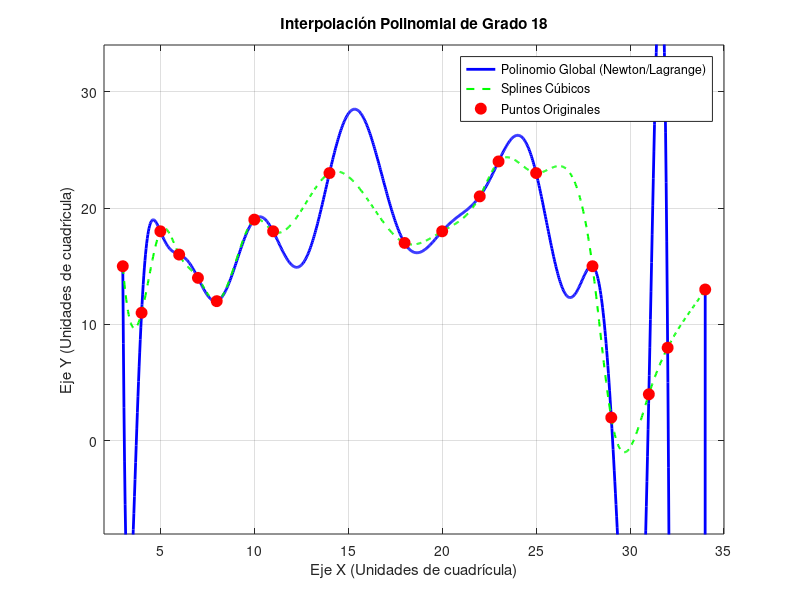

MATLAB code for this plot:
% =========================================================================
% INTERPOLACIÓN COMPLETA: POLINOMIO GLOBAL Y SPLINES
% =========================================================================
clear; clc;

% 1. COORDENADAS EXTRAÍDAS (x, y)
x = [3, 4, 5, 6, 7, 8, 10, 11, 14, 18, 20, 22, 23, 25, 28, 29, 31, 32, 34];
y = [15, 11, 18, 16, 14, 12, 19, 18, 23, 17, 18, 21, 24, 23, 15, 2, 4, 8, 13];

% Rango de evaluación suave (1000 puntos para que la curva no se vea "picuda")
xi = linspace(min(x), max(x), 1000);
n = length(x);

% -------------------------------------------------------------------------
% MÉTODOS PARA EL POLINOMIO GLOBAL (Grado 18)
% -------------------------------------------------------------------------

% A. MÉTODO MATRICIAL (Para obtener los coeficientes reales)
% Construimos la matriz de Vandermonde manual
V = zeros(n, n);
for i = 1:n
    V(:,i) = x'.^(n-i);
end
coeffs = V \ y'; % Estos son los coeficientes del polinomio

% B. MÉTODO DE LAGRANGE / NEWTON (Evaluación directa)
% Usamos polyval con los coeficientes obtenidos para representar el polinomio
y_polinomio = polyval(coeffs, xi);

% -------------------------------------------------------------------------
% MÉTODO DE SPLINES CÚBICOS (Trazadores)
% -------------------------------------------------------------------------
y_spline = spline(x, y, xi);

% =========================================================================
% GENERACIÓN DE LA GRÁFICA FINAL
% =========================================================================
figure('Color', [1 1 1]);

% Dibujamos el Polinomio Global (Lagrange/Newton/Matricial son el mismo)
plot(xi, y_polinomio, 'b-', 'LineWidth', 2); hold on;

% Dibujamos el Spline para comparar la suavidad
plot(xi, y_spline, 'g--', 'LineWidth', 1.5);

% Dibujamos los puntos originales de tu libreta
plot(x, y, 'ro', 'MarkerSize', 8, 'MarkerFaceColor', 'r');

% Formateo de la gráfica
title(['Interpolación Polinomial de Grado ', num2str(n-1)]);
xlabel('Eje X (Unidades de cuadrícula)');
ylabel('Eje Y (Unidades de cuadrícula)');
legend('Polinomio Global (Newton/Lagrange)', 'Splines Cúbicos', 'Puntos Originales');
grid on;

% Ajustar límites para ver las oscilaciones del polinomio
axis([min(x)-1 max(x)+1 min(y)-10 max(y)+10]);

% Mostrar los coeficientes en la consola (opcional)
fprintf('Coeficientes del polinomio (de mayor a menor grado):\n');
disp(coeffs);
